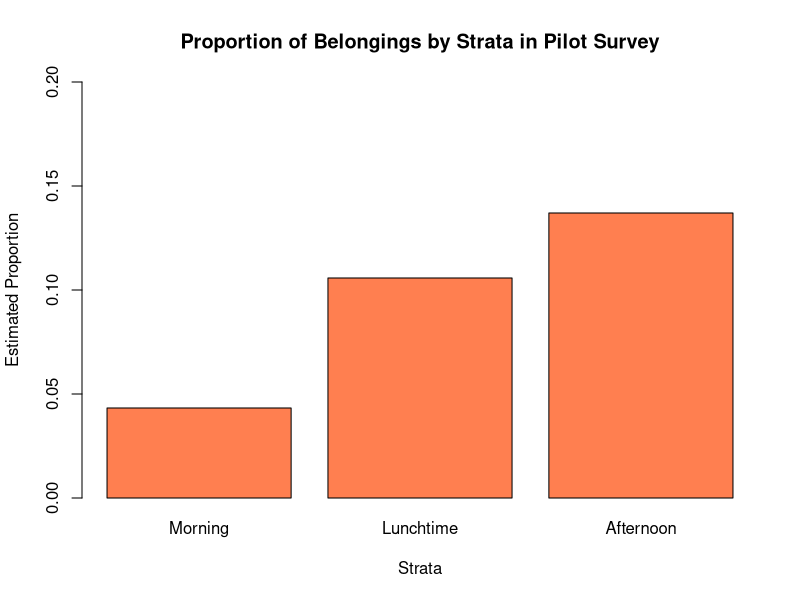
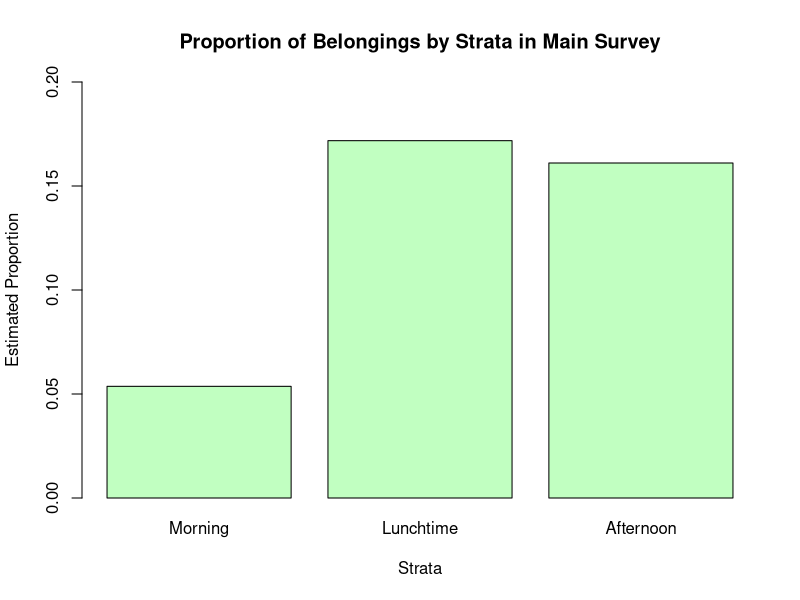
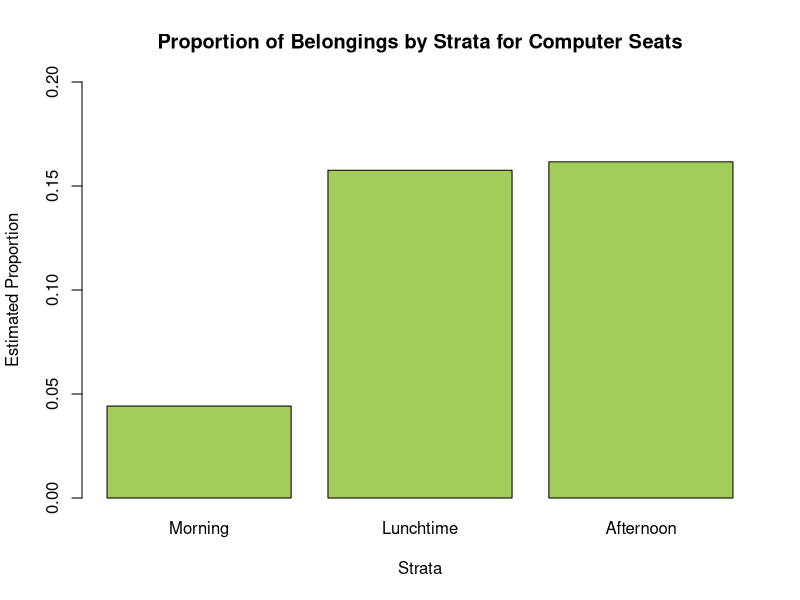
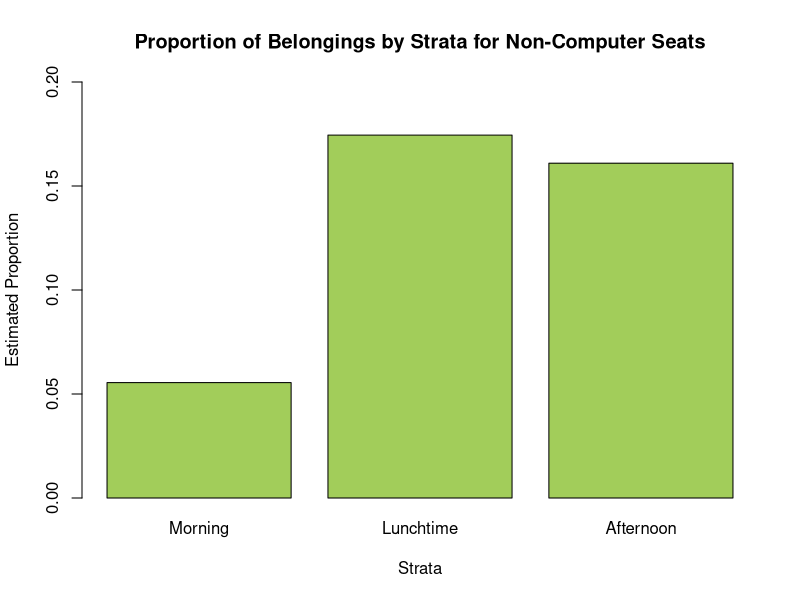

Write R code to recreate these figures, in order.
main_data <- read.csv("main_data.csv", header = TRUE, sep = ";")
pilot_data <- read.csv("pilot_data.csv", header = TRUE, sep = ";")

#making a graph for the pilot findings to visualize the difference in proportions
#I will use some code that I did in the Project_code, to get the proportions in each stratum 

result_table <- aggregate(Belongings ~ Sampled_unit + Strata, data = pilot_data, FUN = sum)
result_table$proportion <- result_table$Belongings / 624
strata_summary <- aggregate(proportion ~ Strata, data = result_table, FUN = mean)
print(strata_summary)

#creating a bar chart to look at the proportions for the pilot
strata_names <- c("Morning", "Lunchtime", "Afternoon")
pilot_proportions <- c(strata_summary$proportion[strata_summary$Strata == "morning"], strata_summary$proportion[strata_summary$Strata == "lunchtime"], strata_summary$proportion[strata_summary$Strata == "afternoon"])

barplot(pilot_proportions, 
        names.arg = strata_names, 
        ylim = c(0, 0.20),
        col = "coral",
        main = "Proportion of Belongings by Strata in Pilot Survey",
        xlab = "Strata",
        ylab = "Estimated Proportion")

#Now doing the same for the main survey

result_table_2 <- aggregate(Belongings ~ Sampled_unit + Strata, data = main_data, FUN = sum)
result_table_2$proportion <- result_table_2$Belongings / 624
strata_summary_2 <- aggregate(proportion ~ Strata, data = result_table_2, FUN = mean)
print(strata_summary_2)

main_proportions <- c(strata_summary_2$proportion[strata_summary_2$Strata == "morning"], strata_summary_2$proportion[strata_summary_2$Strata == "lunchtime"], strata_summary_2$proportion[strata_summary_2$Strata == "afternoon"])


barplot(main_proportions, 
        names.arg = strata_names, 
        ylim = c(0, 0.20),
        col = "darkseagreen1",
        main = "Proportion of Belongings by Strata in Main Survey",
        xlab = "Strata",
        ylab = "Estimated Proportion")

#Now to compare computer seats with non-computer seats, and how the proportions behave for these 2 different types of seats

data_computer <- main_data[main_data$Computer == 1, ]

#calculating the proportion within each stratum, just as above, but only looking at computer seats
#On Levels 2 and 4, there are 99 computer seats in total
result_table_comp <- aggregate(Belongings ~ Sampled_unit + Strata, data = data_computer, FUN = sum)
result_table_comp$proportion <- result_table_comp$Belongings / 99
strata_summary_comp <- aggregate(proportion ~ Strata, data = result_table_comp, FUN = mean)
print(strata_summary_comp)

comp_proportions <- c(strata_summary_comp$proportion[strata_summary_comp$Strata == "morning"], strata_summary_comp$proportion[strata_summary_comp$Strata == "lunchtime"], strata_summary_comp$proportion[strata_summary_comp$Strata == "afternoon"])

barplot(comp_proportions, 
        names.arg = strata_names, 
        ylim = c(0, 0.20),
        col = "darkolivegreen3",
        main = "Proportion of Belongings by Strata for Computer Seats",
        xlab = "Strata",
        ylab = "Estimated Proportion")

#doing the same for non-computer seats (normal seats)
#there are 525 normal seats

data_normal <- main_data[main_data$Computer == 0, ]
result_table_norm <- aggregate(Belongings ~ Sampled_unit + Strata, data = data_normal, FUN = sum)
result_table_norm$proportion <- result_table_norm$Belongings / 525
strata_summary_norm <- aggregate(proportion ~ Strata, data = result_table_norm, FUN = mean)
print(strata_summary_norm)

norm_proportions <- c(strata_summary_norm$proportion[strata_summary_norm$Strata == "morning"], strata_summary_norm$proportion[strata_summary_norm$Strata == "lunchtime"], strata_summary_norm$proportion[strata_summary_norm$Strata == "afternoon"])

barplot(norm_proportions, 
        names.arg = strata_names, 
        ylim = c(0, 0.20),
        col = "darkolivegreen3",
        main = "Proportion of Belongings by Strata for Non-Computer Seats",
        xlab = "Strata",
        ylab = "Estimated Proportion")
